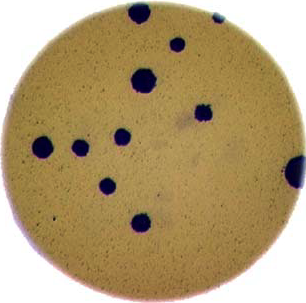
#> input picture data/raw/training/colonies-01.tif, 306 x 303 px
$ jupyter execute 072_bacterial_colony.ipynb   (shell and % lines are left out)
#> lines starting #> are read from the running program, lines starting #| are printed output that depends on the picture; after the words box and inside, x2 and y2 are one past the last pixel; in counts of white or black regions, pixels touching at a corner belong together
# Masking a bacterial colony

[cell 1]
import glob

import imageio.v3 as iio
import ipympl
import matplotlib.pyplot as plt
import numpy as np
import skimage as ski

colonies = iio.imread(uri="../data/raw/training/colonies-01.tif")
#> colonies is the input picture: shape (303, 306, 3); mean R, G, B 177.7, 155.8, 113.9
fig, ax = plt.subplots()
ax.imshow(colonies)

[cell 2]
# convert the image to grayscale
gray_image = ski.color.rgb2gray(colonies)
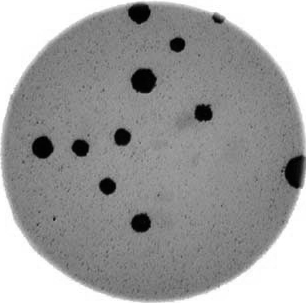
#> gray_image: shape (303, 306) float64; min 0.00223, max 1, mean 0.617

# blur the image to de-noise
blurred_image = ski.filters.gaussian(gray_image, sigma=1.0)

histogram, bin_edges = np.histogram(blurred_image, bins=256, range=(0.0, 1.0))
#> histogram = 256 values, max 16164 at index 255, min 0 at index 0, mean 362.2; bin_edges = 257 values from 0 to 1
fig, ax = plt.subplots()
ax.plot(bin_edges[:-1], histogram)
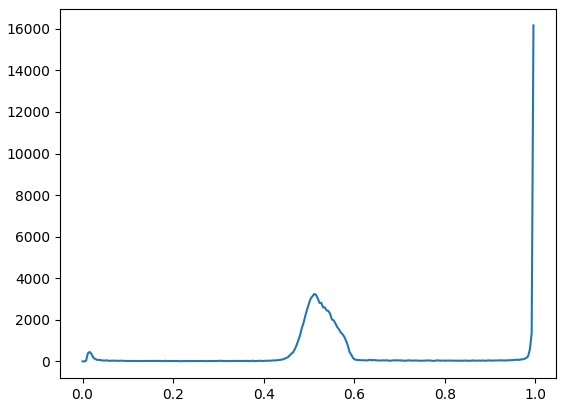
#> figure drawn by matplotlib, 1 panel; curve peaks at x = 0.996, y = 16164

[cell 3]
gray_shapes = ski.color.rgb2gray(colonies)

blurred_shapes = ski.filters.gaussian(gray_shapes, sigma=1.0)
fig, ax = plt.subplots()
ax.imshow(blurred_shapes, cmap="gray")

[cell 4]
t = 0.2
binary_mask = blurred_shapes < t
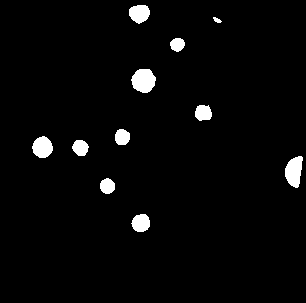
#> binary_mask: shape (303, 306) bool; 3% white; 11 white regions, largest, box (x1, y1, x2, y2) and area: (131, 69, 156, 93) 456, (285, 156, 303, 188) 410, (32, 136, 53, 158) 344

fig, ax = plt.subplots()
ax.imshow(binary_mask)

[cell 5]
selection = colonies.copy()
selection[~binary_mask] = 255  # because the image is colour not grayscale
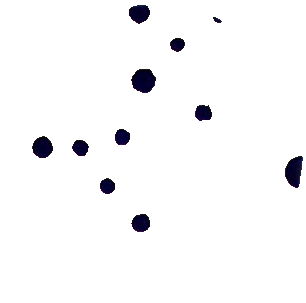
#> selection: shape (303, 306, 3); mean R, G, B 247.7, 247.5, 248.6

fig, ax = plt.subplots()
ax.imshow(selection, cmap="gray")

$ run again, with data/raw/training/colonies-02.tif copied over data/raw/training/colonies-01.tif
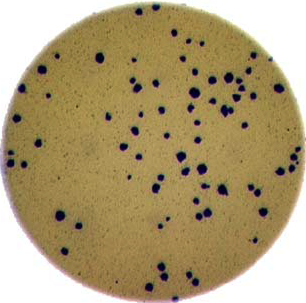
#> input picture data/raw/training/colonies-02.tif, 306 x 303 px
#> colonies is the input picture: shape (303, 306, 3); mean R, G, B 174.7, 157.2, 117.5
#> histogram = 256 values, max 16273 at index 255, min 0 at index 0, mean 362.2; bin_edges = 257 values from 0 to 1
#> `binary_mask = blurred_shapes < t`:
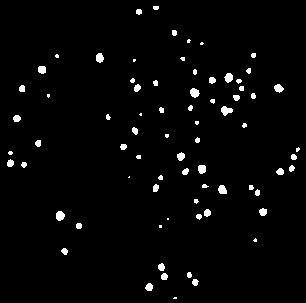
#> binary_mask: shape (303, 306) bool; 2.4% white; 74 white regions (21 under 20 px), largest, box (x1, y1, x2, y2) and area: (221, 106, 233, 116) 76, (190, 88, 200, 98) 70, (56, 211, 65, 221) 70
#> `selection[~binary_mask] = 255`:
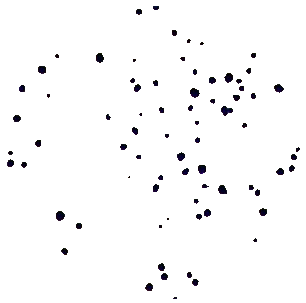
#> selection: shape (303, 306, 3); mean R, G, B 249.2, 249, 249.5

$ run again, with data/raw/training/colonies-03.tif copied over data/raw/training/colonies-01.tif
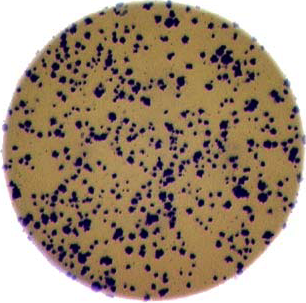
#> input picture data/raw/training/colonies-03.tif, 306 x 303 px
#> colonies is the input picture: shape (303, 306, 3); mean R, G, B 161.7, 141.7, 119.8
#> histogram = 256 values, max 16396 at index 255, min 0 at index 0, mean 362.2; bin_edges = 257 values from 0 to 1
#> `binary_mask = blurred_shapes < t`:
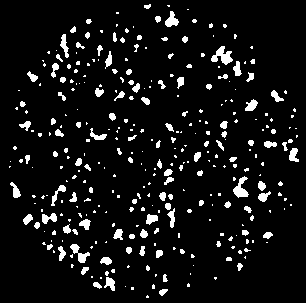
#> binary_mask: shape (303, 306) bool; 7.4% white; 333 white regions (218 under 20 px), largest, box (x1, y1, x2, y2) and area: (211, 46, 233, 65) 212, (233, 176, 249, 198) 174, (70, 244, 90, 263) 149
#> `selection[~binary_mask] = 255`:
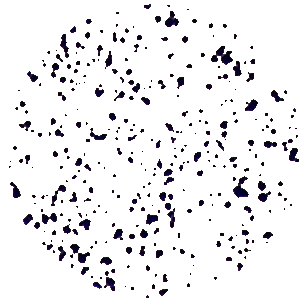
#> selection: shape (303, 306, 3); mean R, G, B 237.5, 236.8, 238.6
